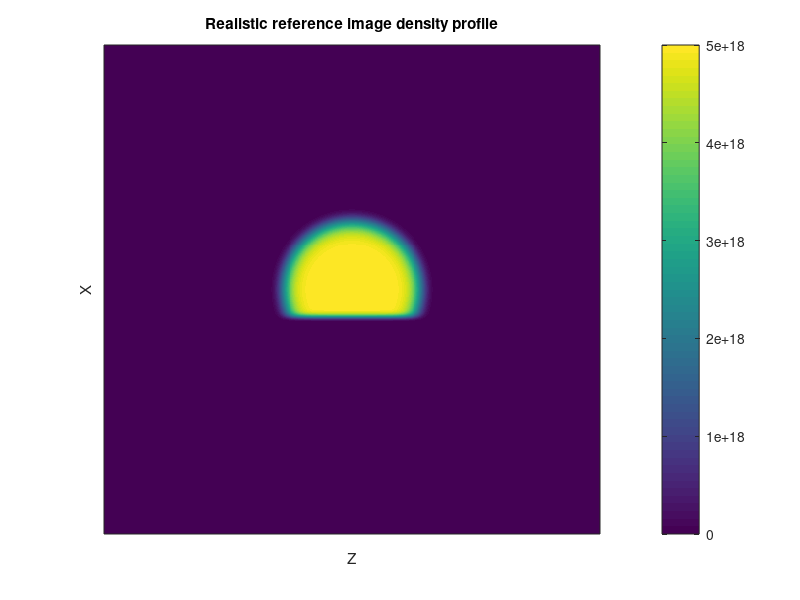

Write MATLAB code to recreate this figure. (Note: this script raises an error after producing the figure.)
%Reconstruction characterisation V9
%
%This script simulates a 2D Mach-Zehnder interferometer in which one path
%contains a disk jet of gas of index n(x,y,z). The goal is to plot the 
%resulting intensity on a screen which corresponds to the output of the 
%device. We then extract the corresponding phase difference and reconstruct
%a 3D image using multiple viewing angles.

%V1: Gas index profile is a definite function of space, analytical model
%V2: Gas index profile is an arbitrary discrete function of space
%V3: Introducing height, 2D interferogram
%V4: Rectangular rather than conic profile
%V5: Non uniform index
%V6: Rotation of angle theta + asymmetry
%V7: Sinogram from phase maps of different angles
%V8: Separating steps + better projection generation + functionnal
%V9: Determining resolutions and limits of reconstruction methods without
%    going throught the interferogram and phase extraction steps


close all

%% Constant parameters
tic

lambda = 632.8 * 10^-9;      %HeNe wavelength in m

dens = 5 * 10^18;   % Max particle density in atoms/cm^3
alpha = 18.52 * 10^(-41);       % Polarizability of Argon in F m^2
epsilon0 = 8.85 * 10^-12;       % Permittivity of free space in F m^-1

n = 1+ ((dens*10^6 * alpha ) / (2*epsilon0)); % Index function of density
%n = 1.00027751;             %Optical index of Argon gas @632.8nm normal conditions

r = 10 * 10^-3;                 %Radius of the gas flow in m
I0 = 1;                         %Incident intensity
alpha_deg = 0.01;
alpha_rad = alpha_deg *pi/180;
L = 60*10^-3;   %Length of gas jet analysis zone in m
N = 500;        %Number of pixels along horizontal axes
H = 200;        %Number of pixels in height
l_ratio = L/N;  %Length corresponding to 1 pixel
h_ratio = L/H;  %Length corresponding to 1 pixel in height


toc
%% Creation of the 2D index profile to reconstruct
tic

index = zeros(N,N);

     %430
     
%Rectangular test object

%     width = 20;
%     height = 50;
%      
%      for i = N/2-(round(height/2)):N/2+(round(height/2))
%          for j = N/2-(round(width/2)):N/2+(round(width/2))
%              index(i,j) = n-1;
%          end
%      end 
%      



%Realistic test object


    %sigma = 25*(h-1)/(H-1)+40;
    %sigma = (2*(h-1))*70/(N-2) +10;
    sigma = 50
     
    
    
    for i = 1:N
        for j = 1:N
            dist = sqrt(((i-((N+1)/2))^2) + ((j-((N+1)/2))^2));
            %sigma = sqrt(d/2.5);
            %sigma = 7;
            if i > round((0.53*N))
                index(i,j) = (n-1)* exp(-(((dist^2)/(2*sigma^2))^(5)))*exp(-((((i-round(0.53*N))^2)/(2*10^2))^3));
                
            
            %if d < ((r/(L/(N-1))/N))*2*h + r/(L/(N-1))  %Circular index profile at each height
                %index(i,j) = ((1-n)/(((r/(L/(N-1))/N))*h + r/(L/(N-1))))*d + n;
            else
                %index(i,j) = n* exp(-(d/(2*sigma^2))^(-h*(8/N)+10) );
                
                index(i,j) = (n-1)* exp(-(((dist^2)/(2*sigma^2))^(5)));
                
                %layer(i,j) = (n-1)* exp(-(((dist^2)/(2*sigma^2))^(2)));
            %end
            
             end   
        end
    end

density_ref = (index*2*epsilon0)/(alpha*10^6);    %calculating density from index
    
figure
imagesc(density_ref)
colorbar
 xlabel('Z')
 ylabel('X')
 set(gca,'XTick',[], 'YTick', [])
title('Realistic reference image density profile')
% 
% figure
% imagesc(1+index(:,:,H/2))
% colorbar
% xlabel('Z')
% ylabel('X')
% set(gca,'XTick',[], 'YTick', [])
% %set(ax,'xticklabel',[])
% axis('xy')
% title('Index profile at a H/2 height')
% 
% figure
% imagesc(index(:,:,H))
% colorbar
% 
% figure
% imagesc(1+reshape(index(N/2,:,:),N,H)')
% colorbar
% xlabel('Z')
% ylabel('Y')
% set(gca,'XTick',[], 'YTick', [])
% axis('xy')
% title('Index profile at the middle of the jet (fixed x)')
% 
% figure
% imagesc(1+reshape(index(:,N/2,:),N,H)')
% colorbar
% xlabel('X')
% ylabel('Y')
% set(gca,'XTick',[], 'YTick', [])
% axis('xy')
% title('Index profile at the middle of the jet (fixed z)')



%figure
%imagesc(density(:,:,H/2))
%colorbar

%n = 1+ ((dens*10^6 * alpha ) / (2*epsilon0));
toc
%% Gas phase difference construction
tic

p = N;          %Number of rays for each angle
d = p-1;        %Distance between first and last ray
isDisp = 0; % No display
Xref = density_ref;
k = 25;             %Choose number of SIRT iterations
%sig_noise = 0.1 ;    %Choose sigma^2 of gaussian noise
sig_noise = 0:0.6:3;    %Choose range of sigmas

%angle_number = [2:8:66  150];  %Choose a range of numbers of used angles
%angle_number = [2 5 10];       %calculation with 2 angles then 5 then 10
angle_number =1;

%iterations_number = 1:20:500;  %k range

E = zeros(length(angle_number),3);  %Initializing error vector



%for ii = 1:length(angle_number)            %to plot error vs number of
                                            %angles used
                                            
for ii = 1:length(sig_noise)                %to plot error vs noise level
    
  %for ii = 1:length(iterations_number)     %to plot error vs nb of
                                            %iterations
    
ii

k = iterations_number(ii);

theta = 0:9:180;
%theta = 0:180/angle_number(ii):180;        %Angles for error vs number of
                                                                   %angles
                                                                   
%theta = [0 5 10 15 20 30 40 45 50 60 70 85 90 95 110 120 135 150 165 180];
%theta = [10];


[A] = paralleltomo(N,theta,p,d);

delta_phi_gas = zeros(N,length(theta));       %dimensions: H x N x Number of angles
    
image = index(:);
delta_phi_gas = reshape(A*image,N,length(theta));
%B = A*image;
%delta_phi_gas = b;

%imagesc(b)
%imagesc(delta_phi_gas)

delta_phi_gas = delta_phi_gas *(L/N)*(2*pi/lambda);

% figure
% imagesc(delta_phi_gas)
% %axis('xy')
% colorbar

% Reconstruction

B_gen = delta_phi_gas(:);          %Generated B

noise_b = imnoise(zeros(size(B_gen)),'gaussian',0,sig_noise);
B = B_gen + noise_b(:);

%Landweber Method
Xland = abs(landweber(A,B,k));
index_land = Xland./((L/N)*(2*pi/lambda));
density_land = (index_land*2*epsilon0)/(alpha*10^6);
    
%Cimmino Method
Xcim = abs(cimmino(A,B,k));
index_cim = Xcim./((L/N)*(2*pi/lambda));
density_cim = (index_cim*2*epsilon0)/(alpha*10^6);


%CAV Method
Xcav = abs(cav(A,B,k));
index_cav = Xcav./((L/N)*(2*pi/lambda));
density_cav = (index_cav*2*epsilon0)/(alpha*10^6);

E(ii,1) = norm(density_land(:)-density_ref(:));
E(ii,2) = norm(density_cim(:)-density_ref(:));
E(ii,3) = norm(density_cav(:)-density_ref(:));
       
end 
    

E = E/(norm(density_ref(:)))

figure
plot(sig_noise,E)
xlabel('k Number of iterations')
ylabel('Relative error')
legend('Landweber','Cimmino','CAV','location','best')
title('Relative error using 3 methods vs number of SIRT iterations')

toc
%%

    %Display Reference Image
figure
imagesc(reshape(Xref,N,N))
xlabel('Z')
ylabel('X')
set(gca,'XTick',[], 'YTick', [])
colorbar
title("Reference image density profile" )
    
    %Display Landweber reconstruction
        figure
        imagesc(reshape(density_land,N,N))
        axis image on
        colorbar
        title('Landweber')
    
    %Display Cimmino reconstruction
        figure
        imagesc(reshape(density_cim,N,N))
        axis image off
        colorbar
        title('Cimmino')
        %%
        
    %Display CAV reconstruction
        thresh = 0;          %Threshold to apply in % of max
        thresh_filter = zeros(N*N,1);
        thresh_filter(density_cav >thresh*max(density_cav)/100) = 1;
        
        figure
        imagesc(reshape(density_cav.*thresh_filter,N,N))
        %imagesc(reshape(density_cav,N,N))
        colorbar
        xlabel('Z')
        ylabel('X')
        set(gca,'XTick',[], 'YTick', [])
        title("Reconstruction using CAV and {\sigma^2_{noise}} ="+sig_noise+" Threshold = "+thresh + "%")

        E_filtered = norm(density_cav.*thresh_filter - density_ref(:))/norm(density_ref(:))
        
        